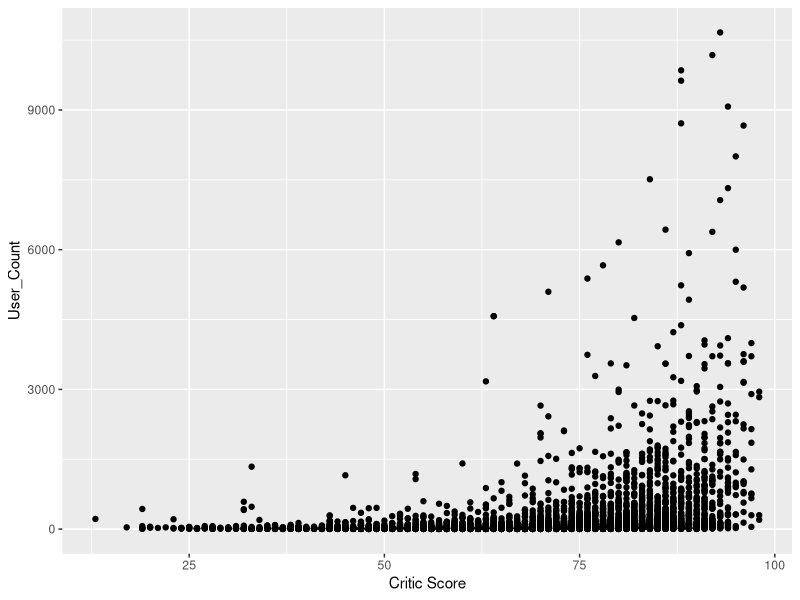

The R script that drew this image:
## ---- chunk 1
#Loading Libraries
library(tidyverse)

#Loading Dataset
vgs <- read.csv('replaced variables.csv')

#Transforming variables to appropriate data types
vgs[,6:9]<-as.numeric(vgs$NA_Sales,vgs$EU_Sales, vgs$JP_Sales, vgs$Other_Sales)
vgs$Platform <- as.factor(vgs$Platform)
vgs$Publisher <- as.factor(vgs$Genre)
vgs$Genre <- as.factor(vgs$Genre)
vgs$Developer <- as.factor(vgs$Developer)
vgs$Rating <- as.factor(vgs$Rating)
vgs$Year_of_Release <- as.factor(vgs$Year_of_Release)
vgs$User_Score <- as.numeric(vgs$User_Score)
vgs$Name <- as.character(vgs$Name)

#Replacing empty entries with NA
vgs$Rating[vgs$Rating %in% c("")]<- NA
vgs$Rating <-factor(vgs$Rating)
vgs$Developer[vgs$Developer %in% c("")]<- NA
vgs$Developer <-factor(vgs$Developer)
## ---- chunk 2

## ---- chunk 3

## ---- chunk 4

## ---- chunk 5

## ---- chunk 6
ggplot(vgs, aes(Critic_Score, User_Count)) + geom_point() +ylab('User_Count') + xlab('Critic Score')
